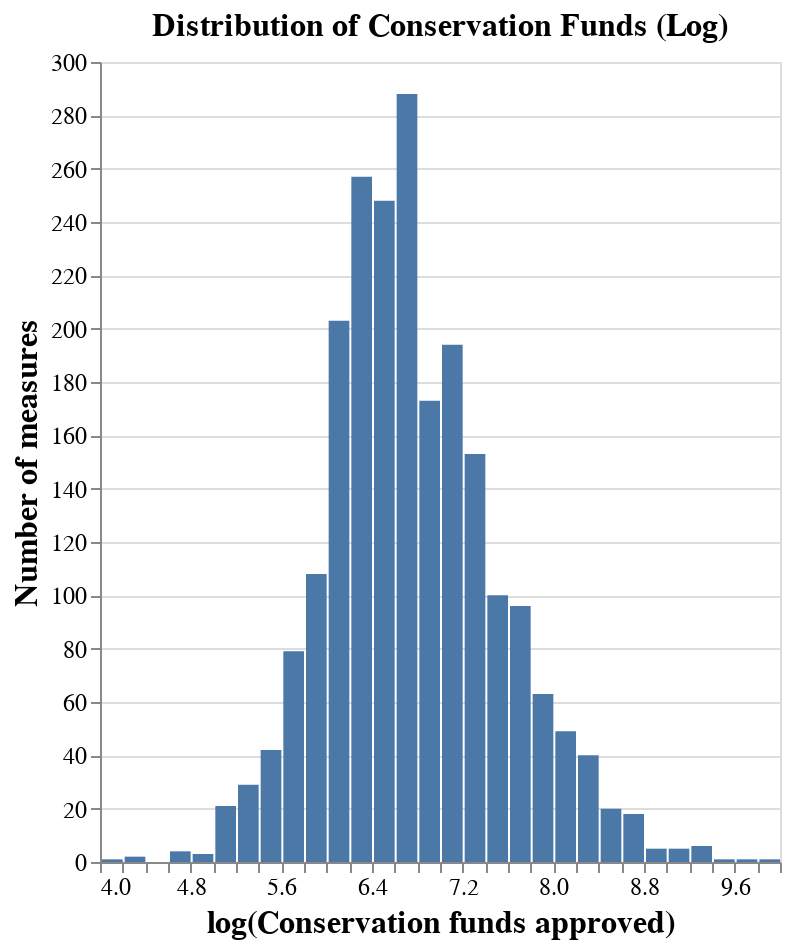

Notebook code for this chart:
### Code cell
import numpy as np

df["log_funds"] = np.log10(df["conservation_funds_approved"])

chart = alt.Chart(df).mark_bar().encode(
    x=alt.X(
        "log_funds:Q",
        bin=alt.Bin(maxbins=40),
        title="log(Conservation funds approved)",
        axis=alt.Axis(            titleFontSize=16,
            labelFontSize=12
                     )
    ),
    y=alt.Y("count()", title="Number of measures", axis = alt.Axis(titleFontSize=16,
            labelFontSize=12)),
).properties(
    title=alt.TitleParams(
        text="Distribution of Conservation Funds (Log)",
        fontSize=16
    ),
    width=340,
    height = 400
)
chart.save('log_dist_conservation_funds.png',ppi=300)
chart

### Figure 1 — Vega-Lite specification as saved in the notebook (floating-point values rounded to 4 significant figures; data arrays with more than 128 entries replaced by an {"elided": "..."} marker saying what was removed)
{"config": {"view": {"continuousWidth": 300, "continuousHeight": 300}}, "data": {"name": "data-e065672eb45a0e551c910ea6319d319c"}, "mark": {"type": "bar"}, "encoding": {"x": {"axis": {"labelFontSize": 12, "titleFontSize": 16}, "bin": {"maxbins": 40}, "field": "log_funds", "title": "log(Conservation funds approved)", "type": "quantitative"}, "y": {"aggregate": "count", "axis": {"labelFontSize": 12, "titleFontSize": 16}, "title": "Number of measures", "type": "quantitative"}}, "height": 400, "title": {"text": "Distribution of Conservation Funds (Log)", "fontSize": 16}, "width": 340, "$schema": "https://vega.github.io/schema/vega-lite/v5.17.0.json", "datasets": {"data-e065672eb45a0e551c910ea6319d319c": {"elided": "2210 records"}}}
